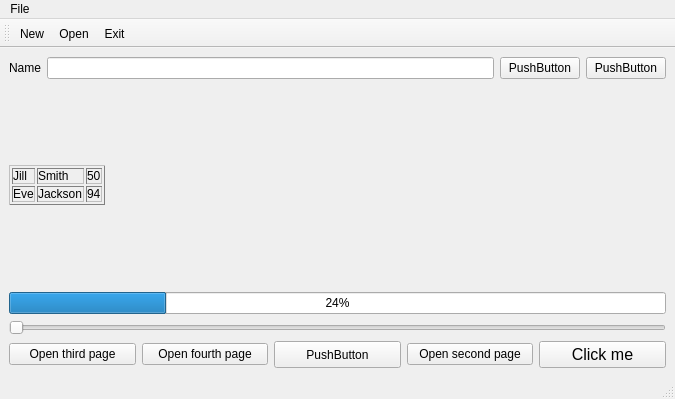
<?xml version="1.0" encoding="UTF-8"?>
<ui version="4.0">
 <class>MainWindow</class>
 <widget class="QMainWindow" name="MainWindow">
  <property name="geometry">
   <rect>
    <x>0</x>
    <y>0</y>
    <width>675</width>
    <height>399</height>
   </rect>
  </property>
  <property name="windowTitle">
   <string>MainWindow</string>
  </property>
  <property name="autoFillBackground">
   <bool>false</bool>
  </property>
  <widget class="QWidget" name="centralwidget">
   <layout class="QVBoxLayout" name="verticalLayout_3">
    <item>
     <layout class="QHBoxLayout" name="horizontalLayout_3">
      <item>
       <widget class="QLabel" name="label_2">
        <property name="text">
         <string>Name</string>
        </property>
        <property name="buddy">
         <cstring>lineEdit</cstring>
        </property>
       </widget>
      </item>
      <item>
       <widget class="QLineEdit" name="lineEdit"/>
      </item>
      <item>
       <widget class="QPushButton" name="pushButton_4">
        <property name="text">
         <string>PushButton</string>
        </property>
       </widget>
      </item>
      <item>
       <widget class="QPushButton" name="pushButton_5">
        <property name="text">
         <string>PushButton</string>
        </property>
       </widget>
      </item>
     </layout>
    </item>
    <item>
     <widget class="QLabel" name="label">
      <property name="text">
       <string>&lt;table border='1' syle = &quot;width: 100%&quot;&gt;
  &lt;tr&gt;
   &lt;td&gt;Jill&lt;/td&gt;
   &lt;td&gt;Smith&lt;/td&gt;
   &lt;td&gt;50&lt;/td&gt;
  &lt;/tr&gt;
  &lt;tr&gt;
   &lt;td&gt;Eve&lt;/td&gt;
   &lt;td&gt;Jackson&lt;/td&gt;
   &lt;td&gt;94&lt;/td&gt;
  &lt;/tr&gt;
&lt;/table&gt;</string>
      </property>
     </widget>
    </item>
    <item>
     <layout class="QVBoxLayout" name="verticalLayout">
      <item>
       <widget class="QProgressBar" name="progressBar">
        <property name="value">
         <number>24</number>
        </property>
       </widget>
      </item>
      <item>
       <widget class="QSlider" name="horizontalSlider">
        <property name="orientation">
         <enum>Qt::Horizontal</enum>
        </property>
       </widget>
      </item>
     </layout>
    </item>
    <item>
     <layout class="QHBoxLayout" name="horizontalLayout">
      <item>
       <widget class="QPushButton" name="pushButton_6">
        <property name="text">
         <string>Open third page</string>
        </property>
       </widget>
      </item>
      <item>
       <widget class="QPushButton" name="pushButton_7">
        <property name="text">
         <string>Open fourth page</string>
        </property>
       </widget>
      </item>
      <item>
       <widget class="QPushButton" name="pushButton_2">
        <property name="sizePolicy">
         <sizepolicy hsizetype="Minimum" vsizetype="Preferred">
          <horstretch>0</horstretch>
          <verstretch>0</verstretch>
         </sizepolicy>
        </property>
        <property name="text">
         <string>PushButton</string>
        </property>
       </widget>
      </item>
      <item>
       <widget class="QPushButton" name="pushButton_3">
        <property name="text">
         <string>Open second page</string>
        </property>
       </widget>
      </item>
      <item>
       <widget class="QPushButton" name="pushButton">
        <property name="font">
         <font>
          <family>Segoe UI</family>
          <pointsize>12</pointsize>
         </font>
        </property>
        <property name="text">
         <string>Click me</string>
        </property>
       </widget>
      </item>
     </layout>
    </item>
   </layout>
  </widget>
  <widget class="QStatusBar" name="statusbar"/>
  <widget class="QMenuBar" name="menubar">
   <property name="geometry">
    <rect>
     <x>0</x>
     <y>0</y>
     <width>675</width>
     <height>20</height>
    </rect>
   </property>
   <widget class="QMenu" name="menufile">
    <property name="title">
     <string>File</string>
    </property>
    <addaction name="actionNew"/>
    <addaction name="actionOpen"/>
    <addaction name="actionExit"/>
   </widget>
   <addaction name="menufile"/>
  </widget>
  <widget class="QToolBar" name="toolBar">
   <property name="windowTitle">
    <string>toolBar</string>
   </property>
   <attribute name="toolBarArea">
    <enum>TopToolBarArea</enum>
   </attribute>
   <attribute name="toolBarBreak">
    <bool>false</bool>
   </attribute>
   <addaction name="actionNew"/>
   <addaction name="actionOpen"/>
   <addaction name="actionExit"/>
  </widget>
  <action name="actionNew">
   <property name="icon">
    <iconset resource="resource.qrc">
     <normaloff>:/pic/cpp_logo.png</normaloff>:/pic/cpp_logo.png</iconset>
   </property>
   <property name="text">
    <string>New</string>
   </property>
  </action>
  <action name="actionOpen">
   <property name="icon">
    <iconset resource="resource.qrc">
     <normaloff>:/pic/cpp_logo.png</normaloff>:/pic/cpp_logo.png</iconset>
   </property>
   <property name="text">
    <string>Open</string>
   </property>
  </action>
  <action name="actionExit">
   <property name="icon">
    <iconset resource="resource.qrc">
     <normaloff>:/pic/cpp_logo.png</normaloff>:/pic/cpp_logo.png</iconset>
   </property>
   <property name="text">
    <string>Exit</string>
   </property>
  </action>
 </widget>
 <tabstops>
  <tabstop>lineEdit</tabstop>
  <tabstop>pushButton_4</tabstop>
  <tabstop>pushButton_5</tabstop>
  <tabstop>horizontalSlider</tabstop>
 </tabstops>
 <resources>
  <include location="resource.qrc"/>
 </resources>
 <connections/>
</ui>
